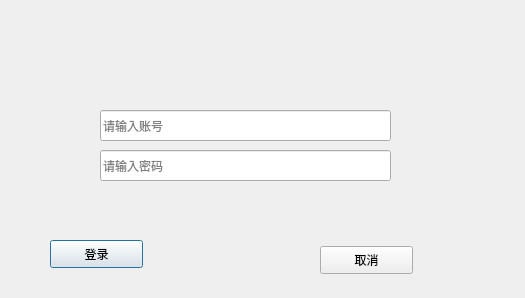
<?xml version="1.0" encoding="UTF-8"?>
<ui version="4.0">
 <class>loginDialog</class>
 <widget class="QDialog" name="loginDialog">
  <property name="geometry">
   <rect>
    <x>0</x>
    <y>0</y>
    <width>525</width>
    <height>298</height>
   </rect>
  </property>
  <property name="windowTitle">
   <string>loginDialog</string>
  </property>
  <widget class="QLabel" name="label">
   <property name="geometry">
    <rect>
     <x>0</x>
     <y>0</y>
     <width>521</width>
     <height>301</height>
    </rect>
   </property>
   <property name="text">
    <string/>
   </property>
   <property name="pixmap">
    <pixmap resource="image.qrc">:/exam.jpg</pixmap>
   </property>
  </widget>
  <widget class="QLineEdit" name="lineEdit_account">
   <property name="geometry">
    <rect>
     <x>100</x>
     <y>110</y>
     <width>291</width>
     <height>31</height>
    </rect>
   </property>
   <property name="styleSheet">
    <string notr="true"/>
   </property>
   <property name="text">
    <string/>
   </property>
   <property name="placeholderText">
    <string>请输入账号</string>
   </property>
  </widget>
  <widget class="QLineEdit" name="lineEdit_code">
   <property name="geometry">
    <rect>
     <x>100</x>
     <y>150</y>
     <width>291</width>
     <height>31</height>
    </rect>
   </property>
   <property name="echoMode">
    <enum>QLineEdit::Password</enum>
   </property>
   <property name="placeholderText">
    <string>请输入密码</string>
   </property>
  </widget>
  <widget class="QPushButton" name="pushButton_login">
   <property name="geometry">
    <rect>
     <x>50</x>
     <y>240</y>
     <width>93</width>
     <height>28</height>
    </rect>
   </property>
   <property name="text">
    <string>登录</string>
   </property>
  </widget>
  <widget class="QPushButton" name="pushButton_cancel">
   <property name="geometry">
    <rect>
     <x>320</x>
     <y>246</y>
     <width>93</width>
     <height>28</height>
    </rect>
   </property>
   <property name="text">
    <string>取消</string>
   </property>
  </widget>
 </widget>
 <resources>
  <include location="image.qrc"/>
 </resources>
 <connections/>
</ui>
